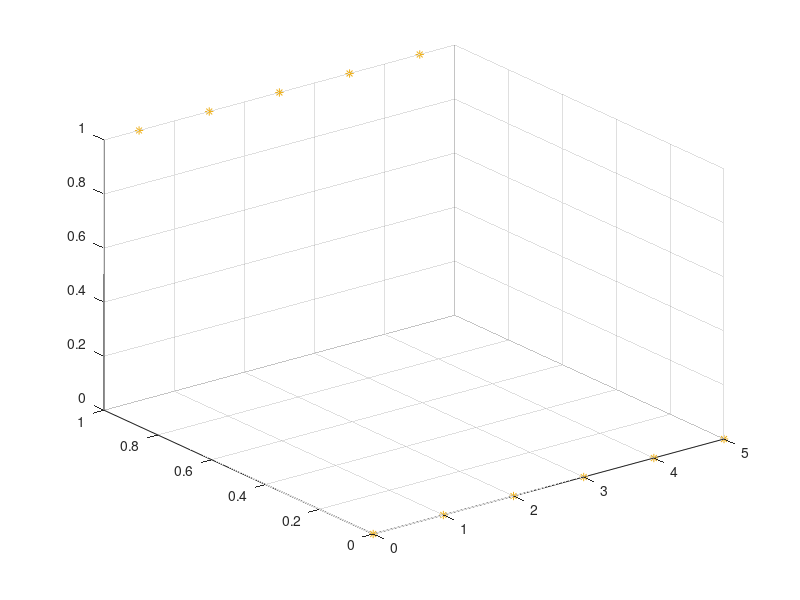

MATLAB code to generate this figure: (Note: this script raises an error after producing the figure.)
clc;
clear;
close all hidden;

%% PATH

addpath src_constr\
addpath src_geom\

%% curve

group_num=5;deg=3;
pnts=[0,0,0;(0.5:0.5:group_num)',repmat([1;0],group_num,1),repmat([1;0],group_num,1)];
axe_hdl=axes(figure());
scatter3(axe_hdl,pnts(:,1),pnts(:,2),pnts(:,3),'Marker','*','MarkerEdgeColor',[0.9290 0.6940 0.1250]);

crv=Curve(pnts,deg);
crv.displayGeom(axe_hdl);
crv.displayPole(axe_hdl);

crv=interpPointToCurve(pnts,deg);
crv.displayGeom(axe_hdl,struct('color',[0.9290 0.6940 0.1250]));
axis equal;title('demo of curve');

%% CST curve

C_par=[0.5,1.0];S_par=[1,0.06];B_par=[0,0.0];
axe_hdl=axes(figure());

crv=CurveCST(C_par,S_par,B_par);
crv.displayGeom(axe_hdl,struct('LineStyle',':'));
axis equal;title('demo of CST curve');

pole_num=5;deg=4;
pnt_list=[linspace(0,1,pole_num)',rand(pole_num,1)*0.12];
crv=crv.addSpline(pnt_list,deg);
crv.displayGeom(axe_hdl);
crv.displayPole(axe_hdl);

crv=crv.convertSpline();
crv.displayGeom(axe_hdl,struct('Color','g','LineStyle','--'));
crv.displayPole(axe_hdl,struct('Color','k','LineStyle','-.','Marker','s'));

%% fit airfoil with CST curve

airfoil_data=importdata('src_geom/airfoil/NACA0012.txt');
airfoil_U=airfoil_data(1:66,:);airfoil_L=airfoil_data(67:end,:);

airfoil_data=importdata('src_geom/airfoil/NACA4412.txt');
airfoil_U=airfoil_data(1:18,:);airfoil_L=airfoil_data(19:end,:);

airfoil_data=importdata('src_geom/airfoil/RAE2822.txt');
airfoil_U=airfoil_data(1:65,:);airfoil_L=airfoil_data(66:end,:);

airfoil_data=importdata('src_geom/airfoil/Clark_Y.txt');
airfoil_U=airfoil_data(1:61,:);airfoil_L=airfoil_data(62:end,:);

LX=1;LY=0.06;C_par=[0.5,1];
pole_num=5;deg=3;

crv_L=CurveCST(C_par,[LX,-LY],[0,airfoil_L(end,2)]);
crv_U=CurveCST(C_par,[LX,LY],[0,airfoil_U(end,2)]);

crv_L=crv_L.fitSpline(airfoil_L,deg,pole_num,airfoil_L(:,1));
crv_U=crv_U.fitSpline(airfoil_U,deg,pole_num,airfoil_U(:,1));
disp(['fit_err_L: ',num2str(crv_L.fitError)]);
disp(['fit_err_U: ',num2str(crv_U.fitError)]);

[fit_err_L,crv_L]=crv_L.optimClass();
[fit_err_U,crv_U]=crv_U.optimClass();
disp(['fit_err_L: ',num2str(fit_err_L)]);
disp(['fit_err_U: ',num2str(fit_err_U)]);

axe_hdl=axes(figure());
line(axe_hdl,airfoil_L(:,1),airfoil_L(:,2),'LineStyle','none','Marker','o','MarkerEdgeColor',[0.8500 0.3250 0.0980])
line(axe_hdl,airfoil_U(:,1),airfoil_U(:,2),'LineStyle','none','Marker','o','MarkerEdgeColor',[0.8500 0.3250 0.0980])
crv_L.displayGeom(axe_hdl);
crv_U.displayGeom(axe_hdl);
axis equal;title('demo of CST curve fitting airfoil');

writematrix(crv_L.getPoles(),'CSTshape_L.txt');
writematrix(crv_U.getPoles(),'CSTshape_U.txt');
writematrix(crv_L.u_knotvctr,'CSTshape_L_knotvctr.txt');
writematrix(crv_U.u_knotvctr,'CSTshape_U_knotvctr.txt');

%% surface

pnt_num=5;u_deg=3;v_deg=3;
[pnts_x,pnts_y]=ndgrid(linspace(0,1,pnt_num),linspace(0,1,pnt_num));pnts_z=round(pnts_x+pnts_y)*0.1;
axe_hdl=axes(figure());
surface(axe_hdl,pnts_x,pnts_y,pnts_z,'Marker','*','MarkerEdgeColor','r','LineStyle','none','FaceAlpha',0);
pnts=cat(3,pnts_x,pnts_y,pnts_z);

srf=Surface(pnts,u_deg,v_deg);
srf.displayGeom(axe_hdl);
srf.displayPole(axe_hdl);
axis equal;view(3);title('demo of surface');

srf=interpPointToSurface(pnts,u_deg,v_deg);
srf.displayGeom(axe_hdl);

%% CST surface

C_par_x=[0,0];C_par_y=[0.5,0];C_par_zv=[15,15];C_par_zu=[0.5,0];
S_par=[2,0.5,0.3];B_par=[0,0.0];sym_x=false;sym_y=true;
axe_hdl=axes(figure());
srf=SurfaceCST(C_par_x,C_par_y,C_par_zv,C_par_zu,S_par,B_par,sym_x,sym_y);
srf.displayGeom(axe_hdl,struct('LineStyle','none','FaceAlpha',0.2));
axis equal;view(3);title('demo of CST surface');

pnt_num=5;u_deg=3;v_deg=3;
[pnts_x,pnts_y]=ndgrid(linspace(0,1,pnt_num)*2,linspace(0,1,pnt_num)*0.5);pnts_z=rands(pnt_num,pnt_num)*0.2+0.2;
pnts=cat(3,pnts_x,pnts_y,pnts_z);
srf=srf.addSpline(pnts,u_deg,v_deg);
srf.displayGeom(axe_hdl);
srf.displayPole(axe_hdl);

srf=srf.convertSpline();
srf.displayGeom(axe_hdl,struct('FaceColor','g','FaceAlpha',0.5,'LineStyle','none'));
srf.displayPole(axe_hdl,struct('FaceAlpha',0,'MarkerEdgeColor','k','LineStyle','-.','Marker','s'));

%% mapping generate surface

axe_hdl=axes(figure());

line_u1=[0,0,0;0,1,0;0.5,2,0];
line_u2=[0,0,2.5;0.5,1,2;1,2.5,2];
line_1v=[0,0,0;0,1,1;0,0,2.5];
line_2v=[0.5,2,0;0.5,1.5,1;1,2.5,2];
crv_u1=Curve(line_u1);
crv_u2=Curve(line_u2);
crv_1v=Curve(line_1v);
crv_2v=Curve(line_2v);
crv_u1.displayGeom(axe_hdl);
crv_u2.displayGeom(axe_hdl);
crv_1v.displayGeom(axe_hdl);
crv_2v.displayGeom(axe_hdl);

srf=constrSurfaceBound(crv_u1,crv_u2,crv_1v,crv_2v);

srf.displayGeom(axe_hdl,struct('LineStyle','none','FaceAlpha',0.5));
srf.displayPole(axe_hdl);
axis equal;view(3);title('demo of bounding form surface');

%% fit wing with CST surface

load('src_geom/wing/wing_RAE2822_NACA4412.mat');
u_degree=3;v_degree=3;u_pole_num=4;v_pole_num=8;
C_par_x=[0,0];C_par_y=[0,0];C_par_zv=[0,0];C_par_zu=[0.5,1];
srf_U=SurfaceCST(C_par_x,C_par_y,C_par_zv,C_par_zu);
srf_L=SurfaceCST(C_par_x,C_par_y,C_par_zv,C_par_zu);

u_nodes_U=X_U(:,1)/max(X_U(:,1));
v_nodes_U=Y_U(1,:)/max(Y_U(1,:));
u_nodes_L=X_L(:,1)/max(X_L(:,1));
v_nodes_L=Y_L(1,:)/max(Y_L(1,:));

srf_U=srf_U.fitSpline(cat(3,X_U,Y_U,Z_U),u_degree,v_degree,u_pole_num,v_pole_num,u_nodes_U,v_nodes_U);
srf_L=srf_L.fitSpline(cat(3,X_L,Y_L,Z_L),u_degree,v_degree,u_pole_num,v_pole_num,u_nodes_L,v_nodes_L);

axe_hdl=axes(figure());
srf_U.displayGeom(axe_hdl);
srf_U.displayPole(axe_hdl);
srf_L.displayGeom(axe_hdl);
srf_L.displayPole(axe_hdl);
axis equal;view(3);title('demo of CST surface fitting wing');

%% volume

pnt_num=5;u_deg=3;v_deg=3;w_deg=1;
[pnts_x,pnts_y]=ndgrid(linspace(0,1,pnt_num),linspace(0,1,pnt_num));
pnts_z1=round(pnts_x+pnts_y)*0.1;pnts_z2=-round(pnts_x+pnts_y)*0.1+1.0;
axe_hdl=axes(figure());
surface(axe_hdl,pnts_x,pnts_y,pnts_z1,'Marker','*','MarkerEdgeColor','r','LineStyle','none','FaceAlpha',0);
surface(axe_hdl,pnts_x,pnts_y,pnts_z2,'Marker','*','MarkerEdgeColor','r','LineStyle','none','FaceAlpha',0);
pnts=cat(4,repmat(pnts_x,[1,1,2]),repmat(pnts_y,[1,1,2]),cat(3,pnts_z1,pnts_z2));

vol=Volume(pnts,u_deg,v_deg,w_deg);
vol.displayGeom(axe_hdl);
vol.displayPole(axe_hdl);
view(3);axis equal;title('demo of volume');
